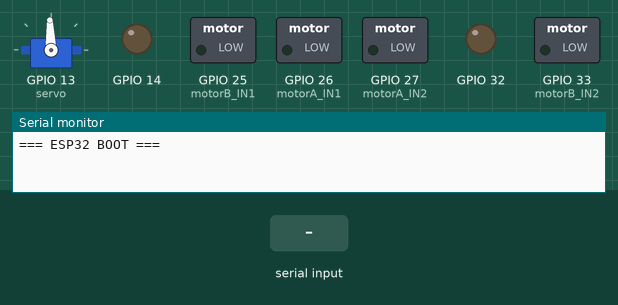
This sketch was run on a simulated ESP32. Shown: servo, switched loads named in the sketch (green lamp = pin HIGH), output pins drawn as LEDs (lit = HIGH), the last lines printed to the serial monitor. The inputs (shaded band) are chosen by the test bench. Nothing arrives over Bluetooth unless stated.

Above: at 1.7 s.
1.8 s: "G" received over the second serial link
At 3.0 s:
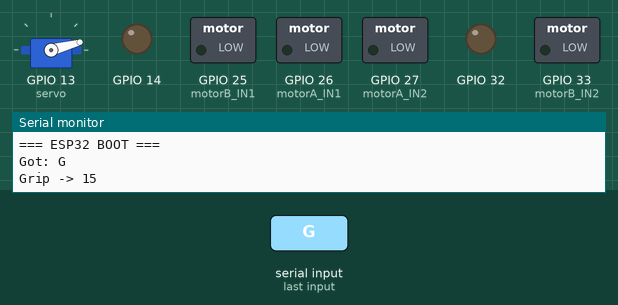
3.3 s: "F90\n" received over the second serial link
At 4.1 s:
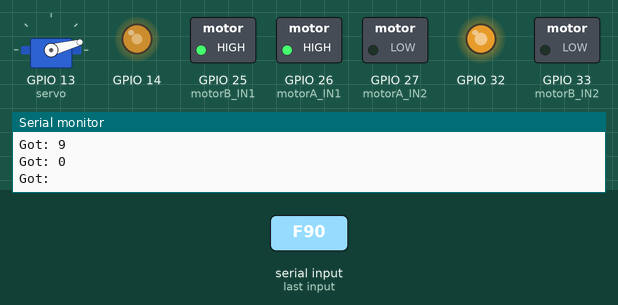
4.8 s: "F,45\n" received over the second serial link
At 5.2 s:
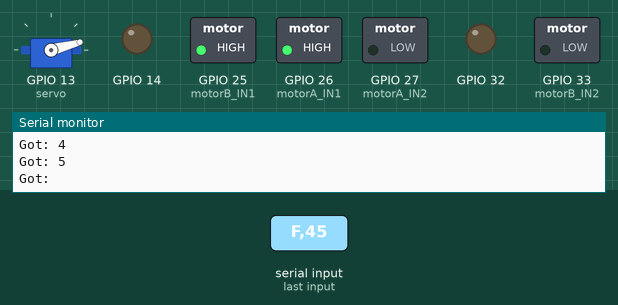
6.3 s: "B90\n" received over the second serial link
At 7.5 s:
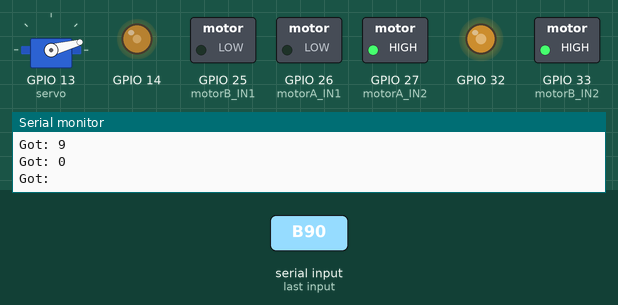
7.8 s: "L90\n" received over the second serial link
At 8.7 s:
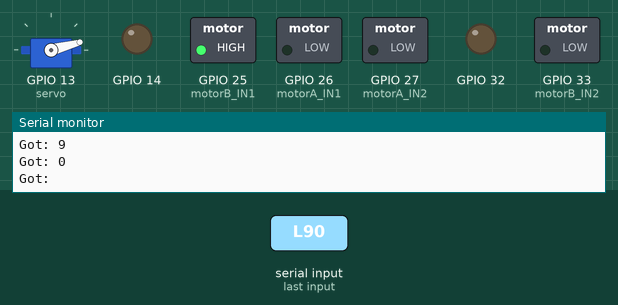
9.3 s: "R90\n" received over the second serial link
At 9.9 s:
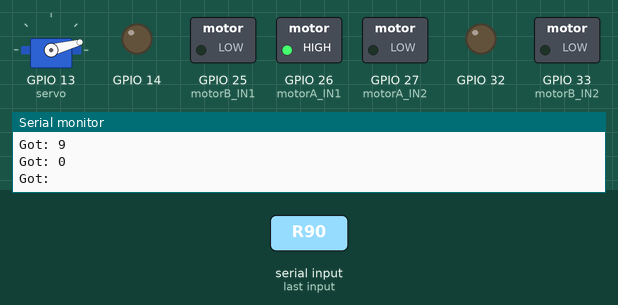
Timing chart, 0 to 11.8 s (numbered marks = the images above; inputs shaded):
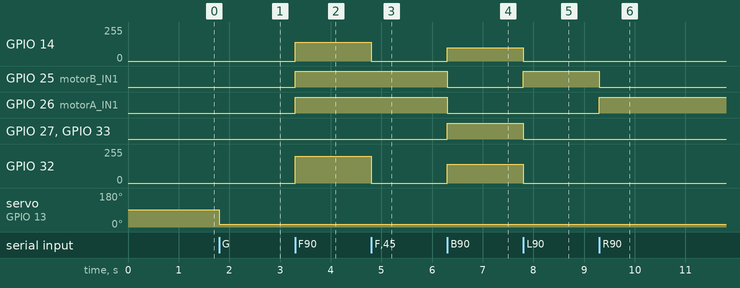

Measured:
- after the input at 1.8 s, servo on GPIO 13 (servo): 92° → 15° at once
- after the input at 3.3 s, GPIO 14: 0/255 → 140/255 at once; GPIO 25 (motorB_IN1), GPIO 26 (motorA_IN1): LOW → HIGH at once; GPIO 32: 0/255 → 200/255 at once
- after the input at 4.8 s, GPIO 14: 140/255 → 0/255 at once; GPIO 32: 200/255 → 0/255 at once
- after the input at 6.3 s, GPIO 14: 0/255 → 98/255 at once; GPIO 25 (motorB_IN1), GPIO 26 (motorA_IN1): HIGH → LOW at once; GPIO 27 (motorA_IN2), GPIO 33 (motorB_IN2): LOW → HIGH at once; GPIO 32: 0/255 → 141/255 at once
- after the input at 7.8 s, GPIO 14: 98/255 → 0/255 at once; GPIO 25 (motorB_IN1): LOW → HIGH at once; GPIO 27 (motorA_IN2), GPIO 33 (motorB_IN2): HIGH → LOW at once; GPIO 32: 141/255 → 0/255 at once
- after the input at 9.3 s, GPIO 25 (motorB_IN1): HIGH → LOW at once; GPIO 26 (motorA_IN1): LOW → HIGH at once

The sketch:

bluetooth-gripper-car.ino
```cpp
#include <ESP32Servo.h>
#include "BluetoothSerial.h"
BluetoothSerial bluetooth;

const double alpa = 0.7;

// Motor A pins
const int motorA_IN1 = 26;
const int motorA_IN2 = 27;
const int motorA_EN  = 14;  // PWM
// Motor B pins
const int motorB_IN1 = 25;
const int motorB_IN2 = 33;
const int motorB_EN  = 32;  // PWM

ESP32PWM pwmA;
ESP32PWM pwmB;

Servo myServo;
const int servo = 13;

const int GRIP_ANGLE    = 15;    // try 15-20 if the servo strains/doesn't reach 0
const int RELEASE_ANGLE = 92;

bool isgrip = false;

double speedVal = 200.0;

void setup() {
  Serial.begin(115200);
  delay(500);
  Serial.println("=== ESP32 BOOT ===");
  bluetooth.begin("faiznicoanton");

  ESP32PWM::allocateTimer(0);
  ESP32PWM::allocateTimer(1);
  ESP32PWM::allocateTimer(2);
  ESP32PWM::allocateTimer(3);

  // Motor A
  pinMode(motorA_IN1, OUTPUT);
  pinMode(motorA_IN2, OUTPUT);

  // Motor B
  pinMode(motorB_IN1, OUTPUT);
  pinMode(motorB_IN2, OUTPUT);

  myServo.setPeriodHertz(50);
  myServo.attach(servo, 500, 2400);
  myServo.write(RELEASE_ANGLE);

  pwmA.attachPin(motorA_EN, 1000, 8);
  pwmB.attachPin(motorB_EN, 1000, 8);
}

void loop() {
  if (bluetooth.available()) {
    char movement = bluetooth.read();

    Serial.print("Got: ");
    Serial.println(movement);

    if (movement == 'F'){
      maju();
    }
    else if (movement == 'B'){
      mundur();
    }
    else if (movement == 'L'){
      kiri();
    }
    else if (movement == 'R'){
      kanan();
    }
    else if (movement == 'S'){
      stop();
    }
    else if (movement == 'G' && isgrip == false){
      grip();
    }
    else if (movement == 'G' && isgrip == true){
      release();
    }
    else if (movement >= '0' && movement <= '9') {
      speed(movement);
    }
  }
}

void maju(){
  // Motor A forward
  digitalWrite(motorA_IN1, HIGH);
  digitalWrite(motorA_IN2, LOW);
  pwmA.write(speedVal * alpa);

  // Motor B forward
  digitalWrite(motorB_IN1, HIGH);
  digitalWrite(motorB_IN2, LOW);
  pwmB.write(speedVal);
}

void mundur(){
  // Motor A backward
  digitalWrite(motorA_IN1, LOW);
  digitalWrite(motorA_IN2, HIGH);
  pwmA.write(speedVal * alpa);

  // Motor B backward
  digitalWrite(motorB_IN1, LOW);
  digitalWrite(motorB_IN2, HIGH);
  pwmB.write(speedVal);
}

void kiri(){
  digitalWrite(motorA_IN1, LOW);
  digitalWrite(motorA_IN2, LOW);
  pwmA.write(speedVal);

  digitalWrite(motorB_IN1, HIGH);
  digitalWrite(motorB_IN2, LOW);
  pwmB.write(speedVal);
}

void kanan(){
  digitalWrite(motorA_IN1, HIGH);
  digitalWrite(motorA_IN2, LOW);
  pwmA.write(speedVal);

  digitalWrite(motorB_IN1, LOW);
  digitalWrite(motorB_IN2, LOW);
  pwmB.write(speedVal);
}

void stop(){
  digitalWrite(motorA_IN1, LOW);
  digitalWrite(motorA_IN2, LOW);
  pwmA.write(0);

  digitalWrite(motorB_IN1, LOW);
  digitalWrite(motorB_IN2, LOW);
  pwmB.write(0);
}

void grip(){
  myServo.write(GRIP_ANGLE);
  isgrip = true;
  Serial.print("Grip -> ");
  Serial.println(myServo.read());
}

void release(){
  myServo.write(RELEASE_ANGLE);
  isgrip = false;
  Serial.print("Release -> ");
  Serial.println(myServo.read());
}

void speed(char c){
  int move = c - '0'; // convert ascii to number
  speedVal = map(move, 0, 9, 0, 255);
}
```
